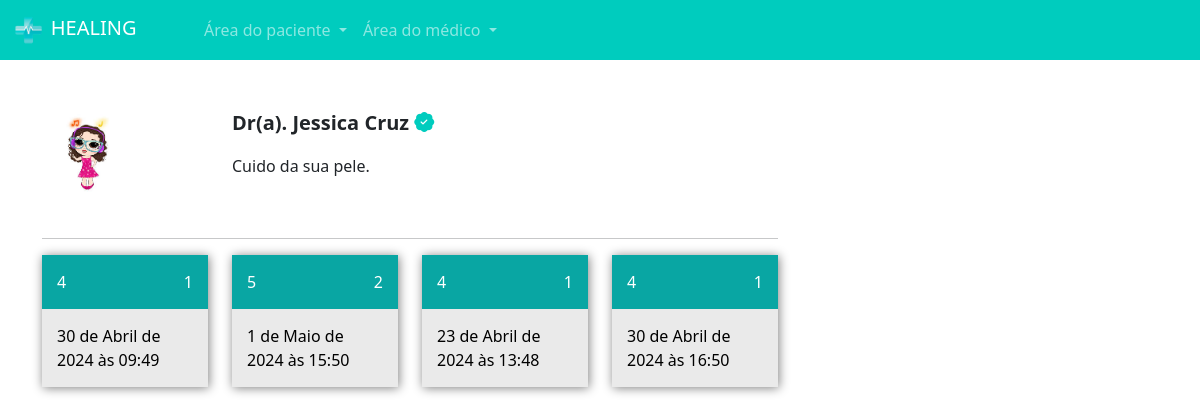
/pacientes/escolher_horario/6/ (signed in), run on the app's committed database.
### medico/models.py (models this page shows, shortened)
class DadosMedico(models.Model):
    user = models.ForeignKey(User, on_delete=models.DO_NOTHING)
    especialidade = models.ForeignKey(Especialidades, on_delete=models.DO_NOTHING, null=True, blank=True)
    crm = models.CharField(max_length=30)
    nome = models.CharField(max_length=100)
    cep = models.CharField(max_length=15)
    rua = models.CharField(max_length=100)
    bairro = models.CharField(max_length=100)
    numero = models.IntegerField()
    rg = models.ImageField(upload_to="rgs")
    cedula_identidade_medica = models.ImageField(upload_to='cim')
    foto = models.ImageField(upload_to="fotos_perfil")
    descricao = models.TextField(null=True, blank=True)
    valor_consulta = models.FloatField(default=100)

class DatasAbertas(models.Model):
    data = models.DateTimeField()
    user = models.ForeignKey(User, on_delete=models.DO_NOTHING)
    agendado = models.BooleanField(default=False)

### paciente/views.py (the view)
# urls.py: path('escolher_horario/<int:id_dados_medicos>/', views.escolher_horario, name="escolher_horario"),
def escolher_horario(request, id_dados_medicos):
    if request.method == "GET":
        medico = DadosMedico.objects.get(id=id_dados_medicos)
        datas_abertas = DatasAbertas.objects.filter(user=medico.user).filter(data__gte=datetime.now()).filter(agendado=False)
        return render(request, 'escolher_horario.html', {'medico': medico, 'datas_abertas': datas_abertas, 'is_medico': is_medico(request.user)})

### medico/models.py (called while the page is built)
def is_medico(user):
 return DadosMedico.objects.filter(user=user).exists()

### paciente/templates/escolher_horario.html (shortened to what this page needs)
{% extends "base.html" %}
{% load static %}
{% block 'head' %}
    <link rel="stylesheet" href="{% static 'medicos/css/abrir_horario.css' %}">
    <link rel="stylesheet" href="{% static 'usuarios/css/usuarios.css' %}">
    <link rel="stylesheet" href="{% static 'medicos/css/cadastro_medico.css' %}">
    <link rel="stylesheet" href="{% static 'pacientes/css/home.css' %}">
    <link rel="stylesheet" href="https://cdn.jsdelivr.net/npm/bootstrap-icons@1.11.3/font/bootstrap-icons.min.css">
{% endblock 'head' %}
{% block 'body' %}
{% include "partials/navbar.html" %}
    <div class="container">
        <br><br>
        <div class="row">
            <div class="col-md-8">
                <div class="row">
                    <div class="col-md-3"><img src="{{medico.foto.url}}" class="foto-perfil-card" alt=""></div>
                    <div class="col-md">
                        <p style="font-size: 20px" class="p-bold">Dr(a). {{medico.nome}} <i class="bi bi-patch-check-fill icon-main"></i></p>
                        <p>{{medico.descricao}}</p>
                    </div>
                </div>
                <br>
                <hr>
                <div class="row">
                    {% for data_aberta in datas_abertas %}
                    <div class="col-md-3">
                      <a class="link" href="{% url 'agendar_horario' data_aberta.id %}">
                        <div class='selecionar-dia'>
                          <div class="header-dias">
                            <span class="mes">
                              {{data_aberta.data.month}}
                            </span>
                            <span class="dia-semana">
                              {{data_aberta.data.weekday}}
                            </span>
                          </div>
                          <div class="conteudo-data">
                            {{data_aberta.data}}
                          </div>
                        </div>
                      </a>
                      <br>
                    </div>
                  {% endfor %}
            </div>
        </div>
    </div>
{% endblock 'body' %}

### templates/static/geral/css/base.css (style rules this page uses)
:root { --main-color: #00CCBE; --dark-color: #09A6A3; --contrast-color: #FFD686; }
.p-bold { font-weight: bold; }

### templates/static/pacientes/css/home.css (style rules this page uses)
.foto-perfil-card { width: 90px; height: 90px; border-radius: 45px; }
.icon-main { color: var(--main-color); }
.link { text-decoration: none; }
.selecionar-dia { width: 100%; background-color: #EAEAEA; box-shadow: 1px 1px 10px gray; }
.header-dias { background-color: var(--dark-color); padding: 15px; color: white; text-decoration: none; }
.dia-semana { float: right; }
.conteudo-data { padding: 15px; color: black; }

### data on the page
DadosMedico: foto (picture), nome "Jessica Cruz", descricao "Cuido da sua pele."
DatasAbertas: data.month "4", data.weekday "1", data "30 de Abril de 2024 às 09:49"
DatasAbertas: data.month "5", data.weekday "2", data "1 de Maio de 2024 às 15:50"
DatasAbertas: data.month "4", data.weekday "1", data "23 de Abril de 2024 às 13:48"
DatasAbertas: data.month "4", data.weekday "1", data "30 de Abril de 2024 às 16:50"
